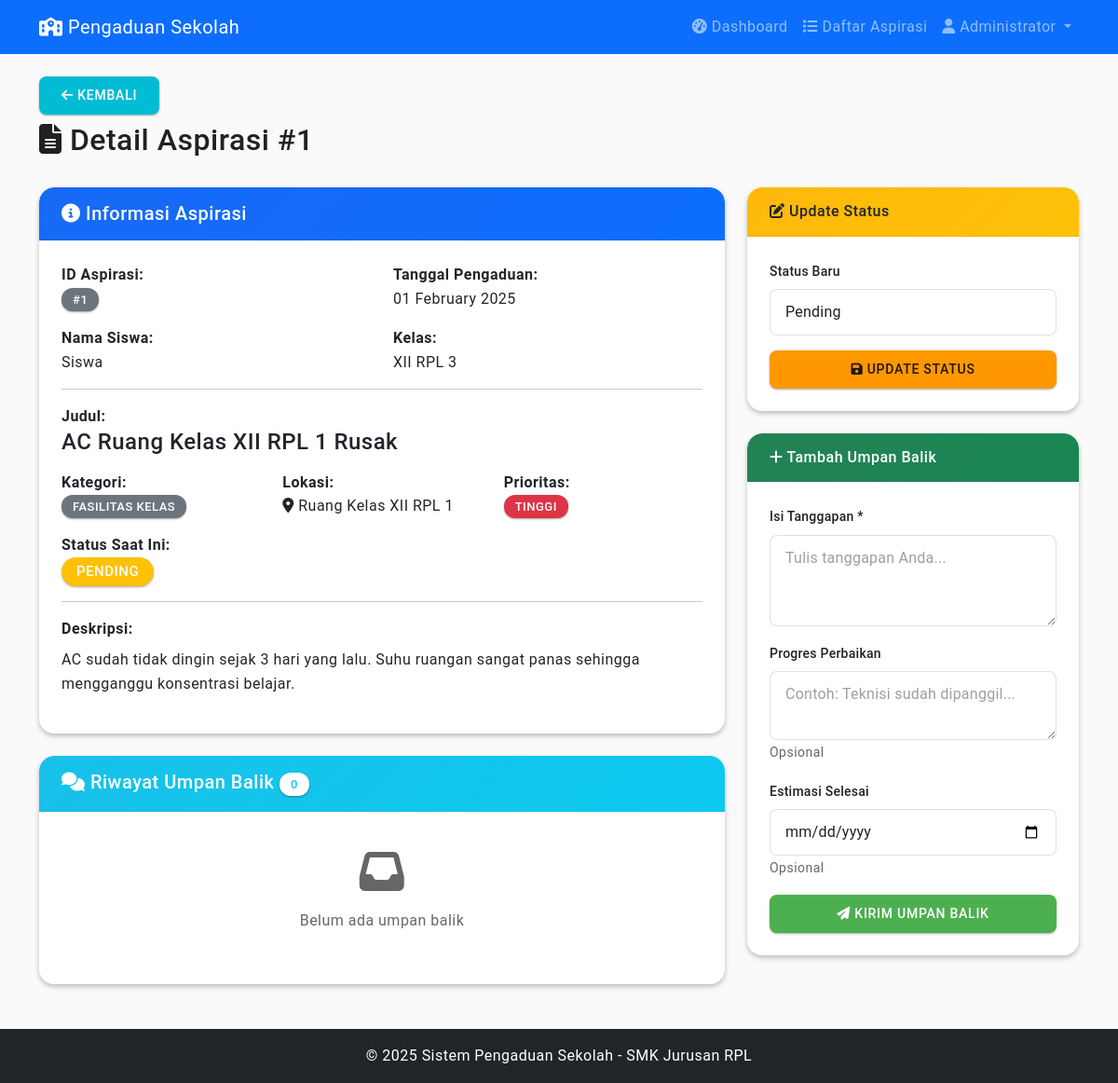
Page /admin/detail_aspirasi.php?id=1 (signed in) on the committed database.
### tables this page shows
CREATE TABLE aspirasi (
    id_aspirasi INT PRIMARY KEY AUTO_INCREMENT,
    
    id_user INT NOT NULL,
     
    
    id_kategori INT NOT NULL,
     
    
    judul VARCHAR(200) NOT NULL,
    deskripsi TEXT NOT NULL,
    lokasi VARCHAR(100) NOT NULL,
    
    status ENUM('pending', 'proses', 'selesai', 'ditolak') DEFAULT 'pending',
     
    
    prioritas ENUM('rendah', 'sedang', 'tinggi') DEFAULT 'sedang',
     
    
    tanggal_pengaduan DATE NOT NULL,
    foto VARCHAR(255) NULL,
     
    
    created_at TIMESTAMP DEFAULT CURRENT_TIMESTAMP,
    updated_at TIMESTAMP DEFAULT CURRENT_TIMESTAMP ON UPDATE CURRENT_TIMESTAMP,
     
    
    FOREIGN KEY (id_user) REFERENCES users(id_user) ON DELETE CASCADE,
     
    
    FOREIGN KEY (id_kategori) REFERENCES kategori(id_kategori) ON DELETE RESTRICT
     
);

CREATE TABLE users (
    id_user INT PRIMARY KEY AUTO_INCREMENT,
     
    
    nama VARCHAR(100) NOT NULL,
     
    
    username VARCHAR(50) UNIQUE NOT NULL,
     
    
    password VARCHAR(255) NOT NULL,
     
    
    role ENUM('admin', 'siswa') NOT NULL,
     
    
    kelas VARCHAR(20) NULL,
     
    
    created_at TIMESTAMP DEFAULT CURRENT_TIMESTAMP
     
);

CREATE TABLE kategori (
    id_kategori INT PRIMARY KEY AUTO_INCREMENT,
    nama_kategori VARCHAR(50) NOT NULL,
    deskripsi TEXT NULL
);

### functions/functions.php (called while the page is built, shortened)
<?php
function get_aspirasi_by_id($id) {
    $conn = getConnection();
    $stmt = $conn->prepare("
        SELECT a.*, u.nama as nama_siswa, u.kelas, k.nama_kategori
        FROM aspirasi a
        JOIN users u ON a.id_user = u.id_user
        JOIN kategori k ON a.id_kategori = k.id_kategori
        WHERE a.id_aspirasi = ?
    ");
    $stmt->bind_param("i", $id);
    $stmt->execute();
    $result = $stmt->get_result();
    $aspirasi = null;
    if ($result->num_rows === 1) {
        $aspirasi = $result->fetch_assoc();
    }
    return $aspirasi;
}
function get_umpan_balik($id_aspirasi) {
    $conn = getConnection();
    $stmt = $conn->prepare("
        SELECT ub.*, u.nama as nama_admin
        FROM umpan_balik ub
        JOIN users u ON ub.id_admin = u.id_user
        WHERE ub.id_aspirasi = ?
        ORDER BY ub.tanggal_umpan_balik DESC
    ");
    $stmt->bind_param("i", $id_aspirasi);
    $stmt->execute();
    $result = $stmt->get_result();
    $umpan_balik = [];
    return $umpan_balik;
}
?>

### admin/detail_aspirasi.php (the view, shortened to what this page needs)
<?php
require_once '../functions/functions.php';
$id_aspirasi = $_GET['id'];
$aspirasi = get_aspirasi_by_id($id_aspirasi);
$umpan_balik = get_umpan_balik($id_aspirasi);
include '../includes/header.php';
include '../includes/navbar.php';
?>
<div class="container my-4">
    <div class="row mb-4">
        <div class="col">
            <a href="aspirasi_list.php" class="btn btn-secondary mb-2">
                <i class="fas fa-arrow-left"></i> Kembali
            </a>
            <h2><i class="fas fa-file-alt"></i> Detail Aspirasi #<?php echo $aspirasi['id_aspirasi']; ?></h2>
        </div>
    </div>
    <div class="row">
        <div class="col-md-8">
            <div class="card mb-4">
                <div class="card-header bg-primary text-white">
                    <h5 class="mb-0"><i class="fas fa-info-circle"></i> Informasi Aspirasi</h5>
                </div>
                <div class="card-body">
                    <div class="row mb-3">
                        <div class="col-md-6">
                            <strong>ID Aspirasi:</strong><br>
                            <span class="badge bg-secondary">#<?php echo $aspirasi['id_aspirasi']; ?></span>
                        </div>
                        <div class="col-md-6">
                            <strong>Tanggal Pengaduan:</strong><br>
                            <?php echo date('d F Y', strtotime($aspirasi['tanggal_pengaduan'])); ?>
                        </div>
                    </div>
                    <div class="row mb-3">
                        <div class="col-md-6">
                            <strong>Nama Siswa:</strong><br>
                            <?php echo $aspirasi['nama_siswa']; ?>
                        </div>
                        <div class="col-md-6">
                            <strong>Kelas:</strong><br>
                            <?php echo $aspirasi['kelas']; ?>
                        </div>
                    </div>
                    <hr>
                    <div class="mb-3">
                        <strong>Judul:</strong>
                        <h4><?php echo $aspirasi['judul']; ?></h4>
                    </div>
                    <div class="row mb-3">
                        <div class="col-md-4">
                            <strong>Kategori:</strong><br>
                            <span class="badge bg-secondary"><?php echo $aspirasi['nama_kategori']; ?></span>
                        </div>
                        <div class="col-md-4">
                            <strong>Lokasi:</strong><br>
                            <i class="fas fa-map-marker-alt"></i> <?php echo $aspirasi['lokasi']; ?>
                        </div>
                        <div class="col-md-4">
                            <strong>Prioritas:</strong><br>
                            <?php
                            $prioritas_class = [
                                'rendah' => 'secondary',
                                'sedang' => 'warning',
                                'tinggi' => 'danger'
                            ];
                            ?>
                            <span class="badge bg-<?php echo $prioritas_class[$aspirasi['prioritas']]; ?>">
                                <?php echo strtoupper($aspirasi['prioritas']); ?>
                            </span>
                        </div>
                    </div>
                    <div class="mb-3">
                        <strong>Status Saat Ini:</strong><br>
                        <?php
                        $status_class = [
                            'pending' => 'warning',
                            'proses' => 'info',
                            'selesai' => 'success',
                            'ditolak' => 'danger'
                        ];
                        ?>
                        <span class="badge bg-<?php echo $status_class[$aspirasi['status']]; ?> fs-6">
                            <?php echo strtoupper($aspirasi['status']); ?>
                        </span>
                    </div>
                    <hr>
                    <div class="mb-3">
                        <strong>Deskripsi:</strong>
                        <p class="mt-2"><?php echo nl2br($aspirasi['deskripsi']); ?></p>
                    </div>
                </div>
            </div>
            <div class="card">
                <div class="card-header bg-info text-white">
                    <h5 class="mb-0">
                        <i class="fas fa-comments"></i> Riwayat Umpan Balik
                        <span class="badge bg-white text-info"><?php echo count($umpan_balik); ?></span>
                    </h5>
                </div>
                <div class="card-body">
                    <?php if (empty($umpan_balik)): ?>
                        <div class="text-center py-3 text-muted">
                            <i class="fas fa-inbox fa-3x mb-3"></i>
                            <p>Belum ada umpan balik</p>
                        </div>
                    <?php endif; ?>
                </div>
            </div>
        </div>
        <div class="col-md-4">
            <div class="card mb-4">
                <div class="card-header bg-warning">
                    <h6 class="mb-0"><i class="fas fa-edit"></i> Update Status</h6>
                </div>
                <div class="card-body">
                    <form method="POST" action="">
                        <div class="mb-3">
                            <label class="form-label">Status Baru</label>
                            <select class="form-select" name="status" required>
                                <option value="pending" <?php echo $aspirasi['status'] == 'pending' ? 'selected' : ''; ?>>Pending</option>
                            </select>
                        </div>
                        <button type="submit" name="update_status" class="btn btn-warning w-100">
                            <i class="fas fa-save"></i> Update Status
                        </button>
                    </form>
                </div>
            </div>
            <div class="card">
                <div class="card-header bg-success text-white">
                    <h6 class="mb-0"><i class="fas fa-plus"></i> Tambah Umpan Balik</h6>
                </div>
                <div class="card-body">
                    <form method="POST" action="">
                        <div class="mb-3">
                            <label class="form-label">Isi Tanggapan *</label>
                            <textarea class="form-control" name="isi_umpan_balik"
                                      rows="3" required
                                      placeholder="Tulis tanggapan Anda..."></textarea>
                        </div>
                        <div class="mb-3">
                            <label class="form-label">Progres Perbaikan</label>
                            <textarea class="form-control" name="progres_perbaikan"
                                      rows="2"
                                      placeholder="Contoh: Teknisi sudah dipanggil..."></textarea>
                            <small class="text-muted">Opsional</small>
                        </div>
                        <div class="mb-3">
                            <label class="form-label">Estimasi Selesai</label>
                            <input type="date" class="form-control" name="estimasi_selesai">
                            <small class="text-muted">Opsional</small>
                        </div>
                        <button type="submit" name="tambah_umpan_balik" class="btn btn-success w-100">
                            <i class="fas fa-paper-plane"></i> Kirim Umpan Balik
                        </button>
                    </form>
                </div>
            </div>
        </div>
    </div>
</div>
<?php include '../includes/footer.php'; ?>

### assets/css/style.css (style rules this page uses)
:root { --md-primary: #E91E63; --md-primary-light: #F06292; --md-primary-dark: #C2185B; --md-secondary: #00BCD4; --md-secondary-light: #4DD0E1; --md-secondary-dark: #0097A7; --md-background: #FAFAFA; --md-surface: #FFFFFF; --md-error: #F44336; --md-on-primary: #FFFFFF; --md-on-secondary: #FFFFFF; --md-on-background: rgba(0, 0, 0, 0.87); --md-on-surface: rgba(0, 0, 0, 0.87); --md-on-error: #FFFFFF; --md-success: #4CAF50; --md-warning: #FF9800; --md-info: #2196F3; --md-teal: #009688; --md-purple: #9C27B0; --md-deep-purple: #673AB7; --shadow-1: 0 1px 3px rgba(0,0,0,0.12), 0 1px 2px rgba(0,0,0,0.24); --shadow-2: 0 3px 6px rgba(0,0,0,0.15), 0 2px 4px rgba(0,0,0,0.12); --shadow-3: 0 10px 20px rgba(0,0,0,0.15), 0 3px 6px rgba(0,0,0,0.10); --shadow-4: 0 15px 25px rgba(0,0,0,0.15), 0 5px 10px rgba(0,0,0,0.05); --shadow-5: 0 20px 40px rgba(0,0,0,0.2); --transition-fast: 150ms cubic-bezier(0.4, 0, 0.2, 1); --transition-standard: 250ms cubic-bezier(0.4, 0, 0.2, 1); --transition-complex: 375ms cubic-bezier(0.4, 0, 0.2, 1); }
* { font-family: 'Roboto', -apple-system, BlinkMacSystemFont, 'Segoe UI', sans-serif; }
body { color: var(--md-on-background); background-color: var(--md-background); font-size: 16px; line-height: 1.6; letter-spacing: 0.03em; }
.card { border-radius: 16px; border: none; background: var(--md-surface); box-shadow: var(--shadow-2); transition: all var(--transition-standard); overflow: hidden; }
.card-body { padding: 24px; }
.card-header { border-radius: 16px 16px 0 0 !important; font-weight: 500; letter-spacing: 0.5px; background: linear-gradient(135deg, rgba(233, 30, 99, 0.05) 0%, transparent 100%); border-bottom: 1px solid rgba(0,0,0,0.06); padding: 16px 24px; }
.badge { font-size: 0.8125rem; font-weight: 500; letter-spacing: 0.5px; padding: 6px 12px; border-radius: 12px; text-transform: uppercase; display: inline-flex; align-items: center; box-shadow: var(--shadow-1); }
.badge.fs-6 { font-size: 0.9375rem !important; padding: 8px 16px; border-radius: 16px; }
.btn { border-radius: 8px; font-weight: 500; letter-spacing: 0.75px; text-transform: uppercase; font-size: 0.875rem; padding: 10px 24px; transition: all var(--transition-standard); box-shadow: var(--shadow-1); border: none; position: relative; overflow: hidden; }
.btn::before { content: ''; position: absolute; top: 50%; left: 50%; width: 0; height: 0; border-radius: 50%; background: rgba(255,255,255,0.3); transform: translate(-50%, -50%); transition: width 0.6s, height 0.6s; }
.btn-success { background: var(--md-success); color: #FFFFFF; }
.btn-warning { background: var(--md-warning); color: rgba(0,0,0,0.87); }
.btn-secondary { background: var(--md-secondary); color: var(--md-on-secondary); }
.form-label { font-weight: 500; letter-spacing: 0.25px; margin-bottom: 8px; color: rgba(0,0,0,0.87); font-size: 0.875rem; }
.form-control { border-radius: 8px; border: 1px solid rgba(0,0,0,0.12); padding: 12px 16px; transition: all var(--transition-standard); font-size: 1rem; letter-spacing: 0.25px; background: var(--md-surface); color: var(--md-on-surface); }
.form-control::placeholder { color: rgba(0,0,0,0.38); letter-spacing: 0.25px; }
.form-select { border-radius: 8px; border: 1px solid rgba(0,0,0,0.12); padding: 12px 16px; transition: all var(--transition-standard); font-size: 1rem; letter-spacing: 0.25px; background: var(--md-surface); color: var(--md-on-surface); }
.text-muted { color: rgba(0,0,0,0.6) !important; }
.bg-white { background-color: var(--md-surface) !important; }

### rows in the picture
aspirasi: id_aspirasi "1", tanggal_pengaduan "01 February 2025", id_user.nama "Siswa", id_user.kelas "XII RPL 3", judul "AC Ruang Kelas XII RPL 1 Rusak", id_kategori.nama_kategori "FASILITAS KELAS", lokasi "Ruang Kelas XII RPL 1", prioritas "TINGGI", status "PENDING", deskripsi "AC sudah tidak dingin sejak 3 hari yang lalu. Suhu ruangan sangat panas sehingga mengganggu konsentrasi belajar.", status "Pending"

### other values in the picture
$_SESSION['nama'] "Administrator"
count($umpan_balik) "0"
